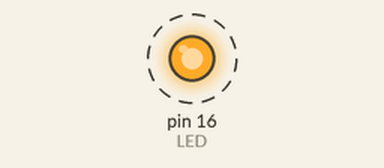
Recording of a sketch running on a simulated Arduino Uno, built with avr-gcc and run on an emulated ATmega328P. On the bench: output pins drawn as LEDs (lit = HIGH). Dashed ring = blinking.

Above: at 0.1 s.
Timing chart, 0 to 3.0 s (numbered marks = the images above):
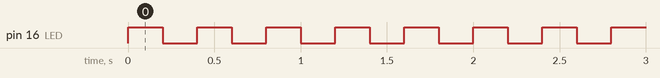

The sketch:

Blink.ino
```cpp
byte LED = 16;
bool out;

void setup ()
{
  pinMode(LED, OUTPUT);
  out = false;
}

void loop ()
{
  out = !out;
  digitalWrite(LED, out);
  delay (200);
}
```

Measured:
- by itself, pin 16 (LED): alternates HIGH for 0.20 s and LOW for 0.20 s
